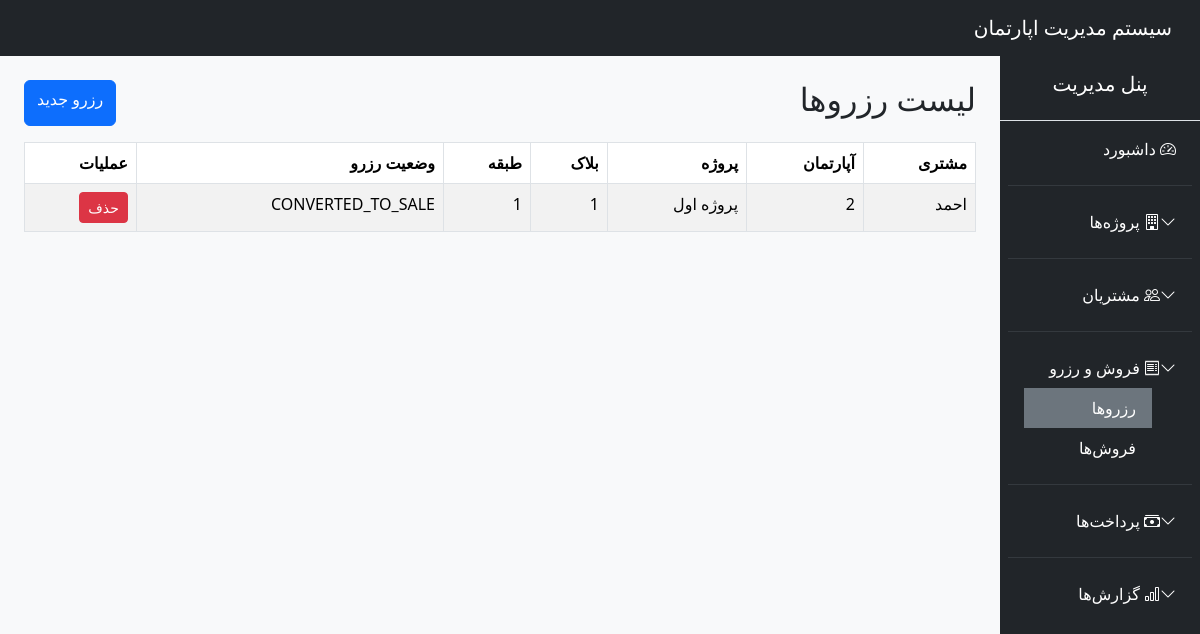
Screenshot of /public/?route=reservations (signed in) with the database file from the repository.
### tables this page shows
CREATE TABLE `reservations` (
  `id` int(11) NOT NULL,
  `apartment_id` int(11) NOT NULL,
  `customer_id` int(11) NOT NULL,
  `reserved_at` datetime NOT NULL DEFAULT current_timestamp(),
  `status` enum('ACTIVE','CANCELLED','CONVERTED_TO_SALE') DEFAULT 'ACTIVE',
  `created_at` datetime NOT NULL DEFAULT current_timestamp()
);

CREATE TABLE `customers` (
  `id` int(11) NOT NULL,
  `full_name` varchar(100) NOT NULL,
  `phone` varchar(50) DEFAULT NULL,
  `email` varchar(100) DEFAULT NULL,
  `national_id` varchar(50) DEFAULT NULL,
  `created_at` timestamp NOT NULL DEFAULT current_timestamp()
);

CREATE TABLE `apartments` (
  `id` int(11) NOT NULL,
  `floor_id` int(11) NOT NULL,
  `apartment_number` varchar(50) NOT NULL,
  `area` float DEFAULT NULL,
  `rooms` int(11) DEFAULT NULL,
  `status` enum('COMPLETED','UNDER_CONSTRUCTION','NOT_STARTED') NOT NULL,
  `base_price` decimal(15,2) DEFAULT NULL,
  `estimated_total_cost` decimal(15,2) DEFAULT NULL,
  `spent_cost` decimal(15,2) DEFAULT 0.00,
  `created_at` timestamp NOT NULL DEFAULT current_timestamp()
);

CREATE TABLE `projects` (
  `id` int(11) NOT NULL,
  `name` varchar(100) NOT NULL,
  `location` varchar(255) DEFAULT NULL,
  `description` text DEFAULT NULL,
  `created_at` timestamp NOT NULL DEFAULT current_timestamp(),
  `status` enum('ACTIVE','INACTIVE','COMPLETED') NOT NULL DEFAULT 'ACTIVE'
);

CREATE TABLE `blocks` (
  `id` int(11) NOT NULL,
  `project_id` int(11) NOT NULL,
  `name` varchar(50) NOT NULL,
  `floors_count` int(11) NOT NULL
);

CREATE TABLE `floors` (
  `id` int(11) NOT NULL,
  `block_id` int(11) NOT NULL,
  `floor_number` int(11) NOT NULL
);

### app/core/Controller.php (called while the page is built, shortened)
<?php
class Controller {
    protected function view($view, $data = []) {
        extract($data);
        require "../app/views/$view.php";
    }
    protected function model($model) {
        return new $model;
    }
}

### app/controllers/ReservationController.php (called while the page is built, shortened)
<?php
class ReservationController extends Controller
{
    public function index()
    {
        $reservationModel = $this->model("Reservation");
        $reservations = $reservationModel->all();
        $this->view("reservations/index", compact('reservations', 'page_title'));
    }
}

### public/index.php (called while the page is built, shortened)
<?php
require_once "../app/core/Database.php";
require_once "../app/core/Controller.php";
require_once "../app/core/Model.php";
require_once "../routes/web.php";

### config/config.php (called while the page is built)
<?php
return [
    'db' => [
        'host' => 'localhost',
        'dbname' => 'apartment_system',
        'user' => 'root',
        'pass' => ''
    ]
];

### app/core/Database.php (called while the page is built, shortened)
<?php
class Database {
    private static $instance = null;
    private function __construct() {
        $config = require __DIR__ . '/../../config/config.php';
        $dsn = "mysql:host={$config['db']['host']};dbname={$config['db']['dbname']};charset=utf8mb4";
        try {
            $this->pdo = new PDO($dsn, $config['db']['user'], $config['db']['pass']);
        } catch (PDOException $e) {
            die("DB Connection Failed: " . $e->getMessage());
        }
    }
    public static function connect() {
        if (self::$instance === null) {
            self::$instance = new Database();
        }
        return self::$instance->pdo;
    }
}

### app/core/Model.php (called while the page is built, shortened)
<?php
class Model {
    public function __construct() {
        $this->db = Database::connect();
    }
}

### app/models/Reservation.php (called while the page is built, shortened)
<?php
class Reservation extends Model
{
    public function all()
    {
        $sql = "SELECT r.*,
                       c.full_name AS customer_name,
                       a.apartment_number,
                       f.floor_number,
                       b.name AS block_name,
                       p.name AS project_name
                FROM reservations r
                JOIN customers c ON r.customer_id = c.id
                JOIN apartments a ON r.apartment_id = a.id
                JOIN floors f ON a.floor_id = f.id
                JOIN blocks b ON f.block_id = b.id
                JOIN projects p ON b.project_id = p.id
                ORDER BY r.id DESC";
        return $this->db->query($sql)->fetchAll(PDO::FETCH_ASSOC);
    }
}

### app/views/reservations/index.php (the view, shortened to what this page needs)
<?php require "../app/views/layouts/header.php"; ?>
<?php require "../app/views/layouts/sidebar.php"; ?>
<div class="d-flex justify-content-between mb-3">
    <h2>لیست رزروها</h2>
    <a href="/apartment_system/public/?route=reservations_create" class="btn btn-primary">رزرو جدید</a>
</div>
<table class="table table-bordered table-striped">
    <thead>
        <tr>
            <th>مشتری</th>
            <th>آپارتمان</th>
            <th>پروژه</th>
            <th>بلاک</th>
            <th>طبقه</th>
            <th>وضعیت رزرو</th>
            <th>عملیات</th>
        </tr>
    </thead>
    <tbody>
    <?php foreach ($reservations as $r): ?>
        <tr>
            <td><?= $r['customer_name'] ?></td>
            <td><?= $r['apartment_number'] ?></td>
            <td><?= $r['project_name'] ?></td>
            <td><?= $r['block_name'] ?></td>
            <td><?= $r['floor_number'] ?></td>
            <td><?= $r['status'] ?></td>
            <td>
                <a href="/apartment_system/public/?route=reservations_delete&id=<?= $r['id'] ?>"
                   class="btn btn-danger btn-sm"
                   onclick="return confirm('حذف شود؟')">حذف</a>
            </td>
        </tr>
    <?php endforeach; ?>
    </tbody>
</table>
<?php require "../app/views/layouts/footer.php"; ?>

### rows the page displays
reservations: customer.full_name "احمد", apartment.apartment_number "2", projects.name "پروژه اول", blocks.name "1", floors.floor_number "1", status "CONVERTED_TO_SALE"
